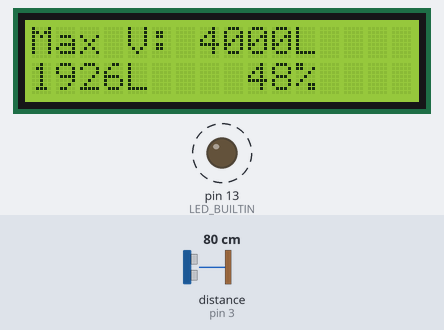
A sketch run on a simulated Arduino Uno, built with avr-gcc and run on an emulated ATmega328P. Parts: 16×2 character LCD, output pins drawn as LEDs (lit = HIGH). Wiring (inferred from the names in the program): ultrasonic range finder: trigger pin 2; echo pin 3. Dashed ring = blinking. Inputs (shaded band) come from the test bench; at power-on: distance to the obstacle (sensor on pin 3) 80 cm. The echo pulse lasts 58.3 µs per cm; pins used as bus, display or sensor lines are not drawn; what the sketch prints to the serial monitor is not drawn.

Above: at 1.2 s.
1.3 s: distance to the obstacle (sensor on pin 3) set to 2 cm
At 2.9 s:
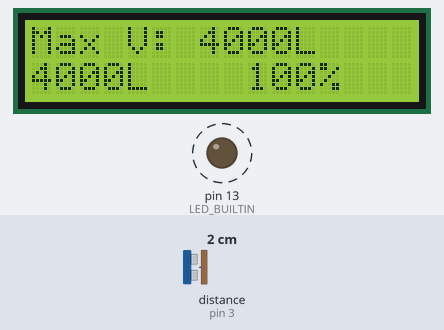
5.4 s: distance to the obstacle (sensor on pin 3) set to 35 cm
At 6.9 s:
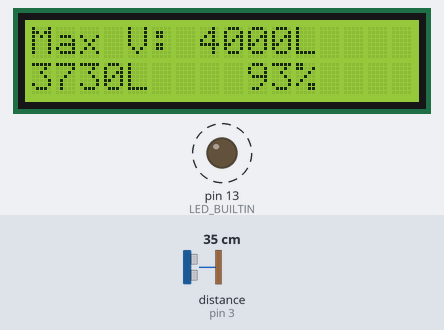
8.7 s: distance to the obstacle (sensor on pin 3) set to 60 cm
At 10.1 s:
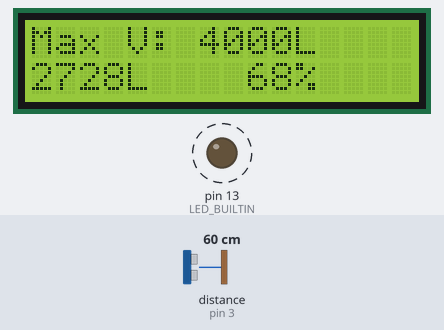
Timing chart, 0 to 17.8 s (numbered marks = the images above; inputs shaded):
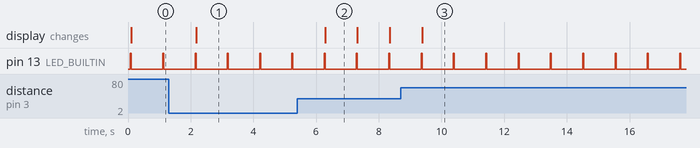

Measured:
- after the input at 1.3 s, the display: changes after 0.87 s (image 1)
- after the input at 5.4 s, the display: changes after 0.89 s (image 2)
- after the input at 8.7 s, the display: changes after 0.68 s (image 3)
- by itself, pin 13 (LED_BUILTIN): alternates HIGH for 0.03 s and LOW for 1.0 s
- what the display in image 2 shows lasts 1.0 s, from 6.3 s to 7.3 s

The sketch:

water-level-sensor.ino
```cpp
#include <Adafruit_LiquidCrystal.h>

Adafruit_LiquidCrystal lcd(0);

#define trigPin 2
#define echoPin 3

// LCD display variables
String row_1 = "";
String row_2 = "";

// Sensor distance metrics
long duration;
float distance;
int distance_fill;

// Tank physical properties (cm)
const long container_width = 200;
const long container_height = 200;
const long container_depth = 100; // Usable water depth limit
const long container_volume = container_width * container_height * container_depth; // 4,000,000 cm³

// Physical installation offsets
const int sensor_offset = 28;     // Air gap distance from sensor down to the 100% full line
const int max_distance = sensor_offset + container_depth; // 128 cm (Total distance to empty bottom)

void setup() {
  Serial.begin(9600);
  pinMode(LED_BUILTIN, OUTPUT);
  lcd.begin(16, 2);

  row_1.reserve(16);
  row_2.reserve(16);

  pinMode(trigPin, OUTPUT);
  pinMode(echoPin, INPUT);

  // Print persistent label showing the maximum capacity in Liters (4000L)
  row_1 = "Max V: ";
  row_1 += (container_volume / 1000);
  row_1 += "L";

  lcd.setCursor(0, 0);
  lcd.print(row_1);
}

void loop() {
  digitalWrite(LED_BUILTIN, HIGH);

  // Trigger the ultrasonic ping
  digitalWrite(trigPin, LOW);
  delayMicroseconds(5);
  digitalWrite(trigPin, HIGH);
  delayMicroseconds(10);
  digitalWrite(trigPin, LOW);

  duration = pulseIn(echoPin, HIGH);

  // Calculate distance in centimeters
  distance = (float)duration / 58.2;

  // Constrain sensor bounds to the real physical dimensions of your installation
  if (distance < sensor_offset) distance = sensor_offset;
  if (distance > max_distance) distance = max_distance;

  // Calculate actual water column height from the bottom up
  float water_height = max_distance - distance;

  // Calculate fill percentage relative to the water capacity limit
  float distance_percentage = (water_height / (float)container_depth) * 100.0;
  distance_fill = (int)distance_percentage;

  // Calculate volume directly in Liters
  float current_volume_liters = ((float)container_volume * (distance_percentage / 100.0)) / 1000.0;

  // Serial Monitor telemetry for alignment testing
  Serial.print("Dist: "); Serial.print(distance);
  Serial.print("cm | Height: "); Serial.print(water_height);
  Serial.print("cm | Fill: "); Serial.print(distance_fill);
  Serial.print("% | Vol: "); Serial.println(current_volume_liters);

  // Clear only Row 2 to prevent display flicker anomalies
  lcd.setCursor(0, 1);
  lcd.print("                ");

  // Format layout display string: e.g., "2800L  70%"
  lcd.setCursor(0, 1);
  lcd.print((long)current_volume_liters);
  lcd.print("L ");
  lcd.setCursor(9, 1); // Positions percentage text evenly to the right side
  lcd.print(distance_fill);
  lcd.print("%");

  digitalWrite(LED_BUILTIN, LOW);
  delay(1000);
}
```
